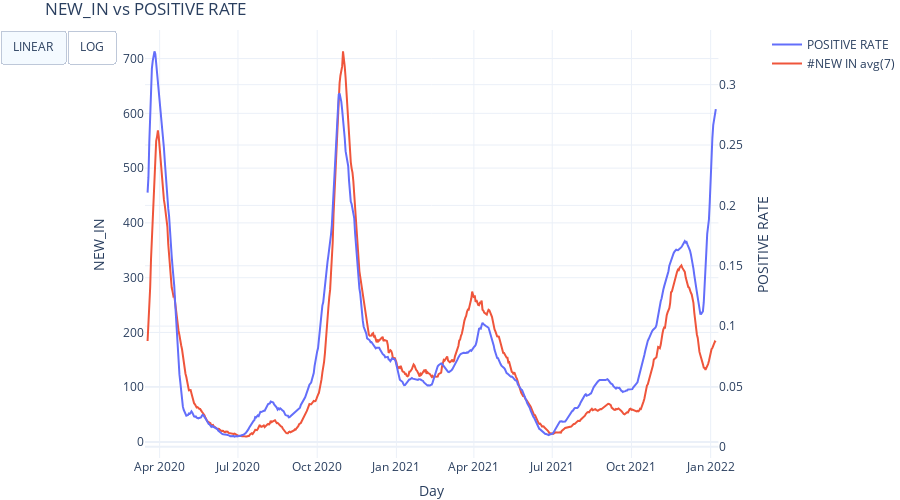

The notebook cell saved with this chart:
### Markdown cell above
# Admissions vs Positive Rate

### Code cell
def pos_rate_admission():

   
    fig_hospi = make_subplots(specs=[[{"secondary_y": True, }]], shared_yaxes='all', shared_xaxes='all')

    totin_bar = go.Scatter(x=df.index, y=df.TESTS_ALL_POS.rolling(7,center=True).mean()/df.TESTS_ALL.rolling(7,center=True).mean(), name='POSITIVE RATE',mode='lines')
    fig_hospi.add_trace(totin_bar, secondary_y=True)
    
    newin_bar = go.Scatter(x=df.index, y=df.NEW_IN.rolling(7,center=True).mean(), name='#NEW IN avg(7)',mode='lines')
    fig_hospi.add_trace(newin_bar, secondary_y=False)


    fig_hospi.update_layout(template="plotly_white", height=500, margin=dict(l=0, r=0, t=30, b=0),
                            title="NEW_IN vs POSITIVE RATE")

    fig_hospi.update_layout(xaxis_title='Day',
                            yaxis_title='Number of / Day')
    
    fig_hospi.update_yaxes(title_text="NEW_IN", secondary_y=False)
    fig_hospi.update_yaxes(title_text="POSITIVE RATE", secondary_y=True)
    

    fig_hospi.update_layout(
        hovermode='x unified',
        updatemenus=[
            dict(
                type="buttons",
                direction="left",
                buttons=list([
                    dict(
                        args=[{"yaxis.type": "linear"}],
                        label="LINEAR",
                        method="relayout"
                    ),
                    dict(
                        args=[{"yaxis.type": "log"}],
                        label="LOG",
                        method="relayout"
                    )
                ]),
            ),
        ])

    return fig_hospi

pos_rate_admission()

### Figure 1 — Plotly figure (JSON) as saved in the notebook; plotly's stock layout.template omitted (floating-point values rounded to 4 significant figures; data arrays with more than 128 entries replaced by an {"elided": "..."} marker saying what was removed)
{"data": [{"mode": "lines", "name": "POSITIVE RATE", "type": "scatter", "x": {"elided": "667 str values"}, "xaxis": "x", "y": {"elided": "667 float values"}, "yaxis": "y2"}, {"mode": "lines", "name": "#NEW IN avg(7)", "type": "scatter", "x": {"elided": "667 str values"}, "xaxis": "x", "y": {"elided": "667 float values"}, "yaxis": "y"}], "layout": {"height": 500, "hovermode": "x unified", "margin": {"b": 0, "l": 0, "r": 0, "t": 30}, "title": {"text": "NEW_IN vs POSITIVE RATE"}, "updatemenus": [{"buttons": [{"args": [{"yaxis.type": "linear"}], "label": "LINEAR", "method": "relayout"}, {"args": [{"yaxis.type": "log"}], "label": "LOG", "method": "relayout"}], "direction": "left", "type": "buttons"}], "xaxis": {"anchor": "y", "domain": [0, 0.94], "title": {"text": "Day"}}, "yaxis": {"anchor": "x", "domain": [0, 1], "title": {"text": "NEW_IN"}}, "yaxis2": {"anchor": "x", "overlaying": "y", "side": "right", "title": {"text": "POSITIVE RATE"}}}}
